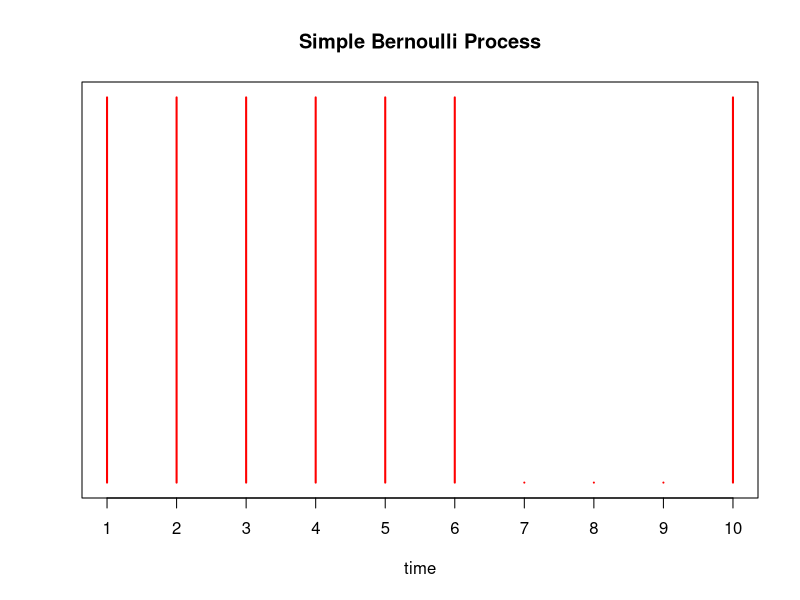
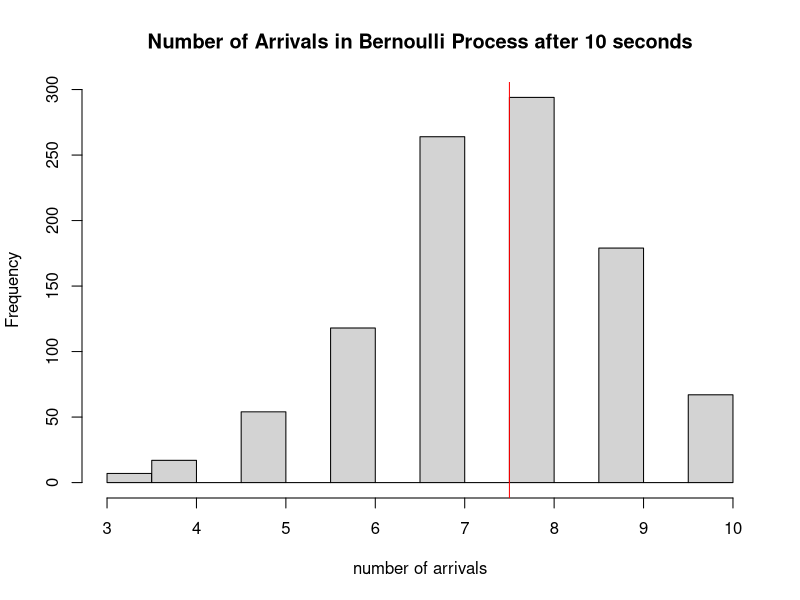
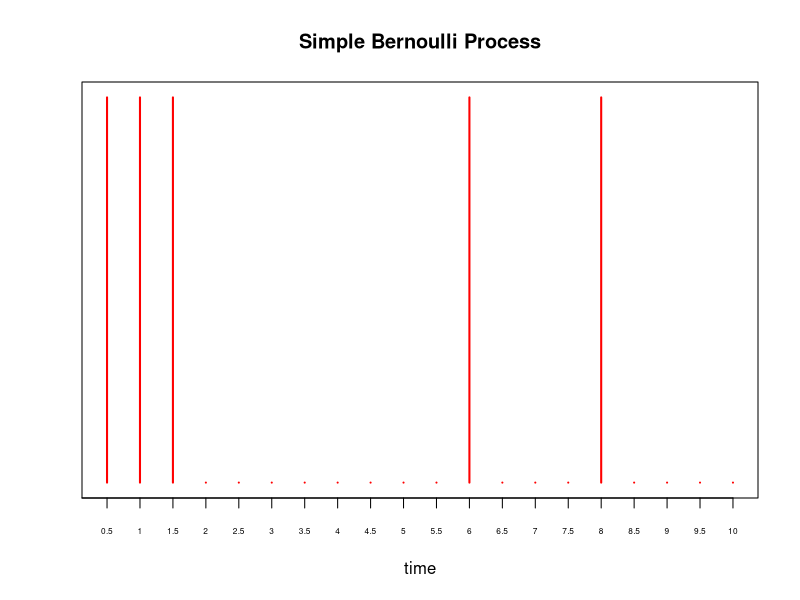
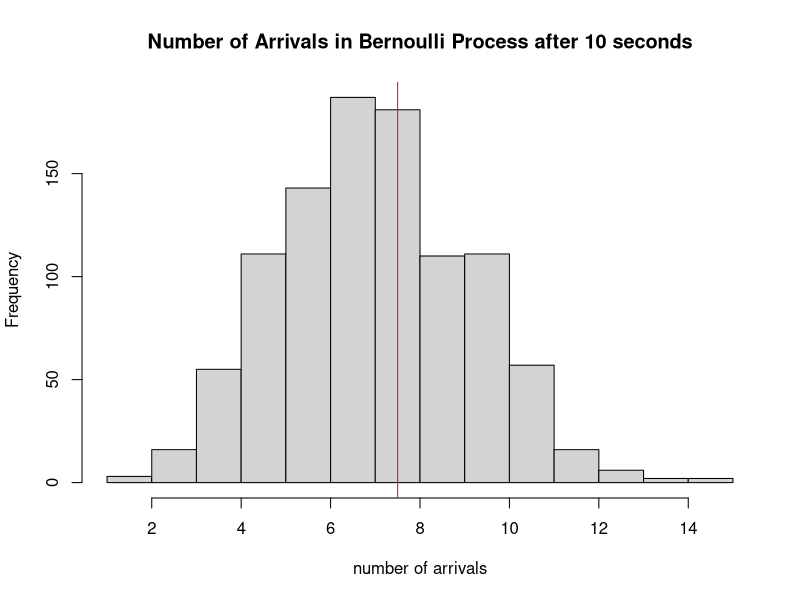
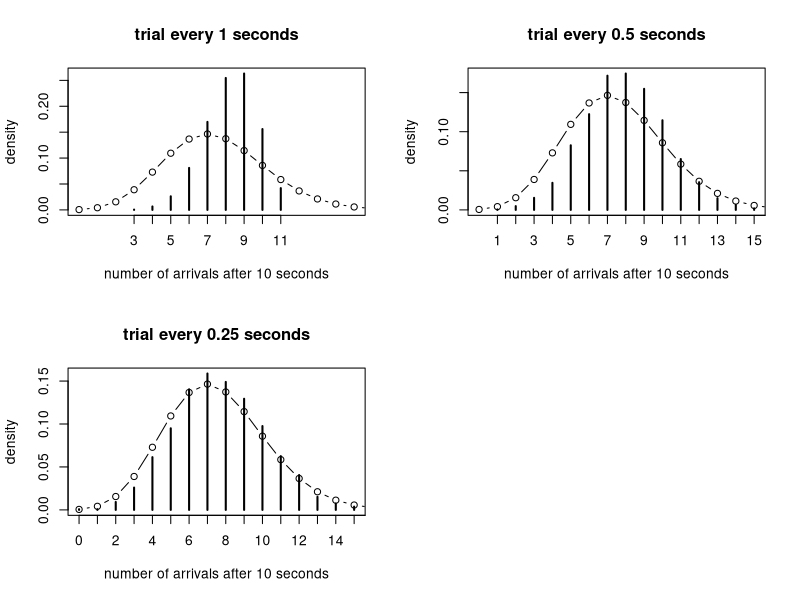

Write the R code that produced these figures, in order. (Note: this script raises an error after producing the figures.)
## ---- chunk 1
X = rbinom(10, 1, 0.75)
plot(X, xaxt='n', yaxt='n', type='h', ylim=c(0,1), 
     col='red', lwd=2, ylab='', xlab='time', main='Simple Bernoulli Process')
axis(1, at = 1:10, labels=as.character(1:10))
## ---- chunk 2
hist(sapply(1:1000, function(x) sum(rbinom(10,1,0.75))), xlab='number of arrivals', main='Number of Arrivals in Bernoulli Process after 10 seconds')
abline(v=7.5, col='red')
## ---- chunk 3
X = rbinom(20, 1, 0.375)
plot(X, xaxt='n', yaxt='n', type='h', ylim=c(0,1), 
     col='red', lwd=2, ylab='', xlab='time', main='Simple Bernoulli Process')
axis(1, at = 0:20, labels=as.character(seq(0, 10, by=0.5)), cex.axis=0.5)
## ---- chunk 4
hist(sapply(1:1000, function(x) sum(rbinom(20,1,0.375))), xlab='number of arrivals', main='Number of Arrivals in Bernoulli Process after 10 seconds')
abline(v=7.5, col='red')


## ---- chunk 5
TOTAL.TIME   <- 10   
lambda       <- 0.75 # poisson rate paramter
shrink.vec   <- 0:10
bern.process <- vector("list", length(shrink.vec))

for(idx in seq_along(shrink.vec)) {
  j                   <- shrink.vec[idx]
  p                   <- lambda*2^(-j) # bernoulli parameter
  time                <- seq(0, TOTAL.TIME, by=2^(-j)) # time steps
  bern.process[[idx]] <- sapply(1:5000, function(x) rbinom(length(time), 1, p))
}

# compare Bernoulli histogram to Poisson density
compare.density <- function(b.process, delta, inspect.at=10) {
  num.row <- dim(b.process)[1]
  
  # compute bernoulli counts
  tt      <- table(apply(b.process, 2, cumsum)[num.row,])
  
  # compute poisson density
  pois.density <- dpois(0:80, inspect.at*lambda)
  
  # plot
  plot(tt/sum(tt), main=paste("trial every", round(delta,4), "seconds"), xlab='number of arrivals after 10 seconds', ylab='density', xlim=c(0,15), ylim=range(c(tt/sum(tt), pois.density)))
  lines(0:80,pois.density, 'b')
}

par(mfrow=c(2,2))
compare.density(bern.process[[1]], 2^(-shrink.vec[1]))
compare.density(bern.process[[2]], 2^(-shrink.vec[2]))
compare.density(bern.process[[3]], 2^(-shrink.vec[3]))
compare.density(bern.process[[11]], 2^(-shrink.vec[11]))

